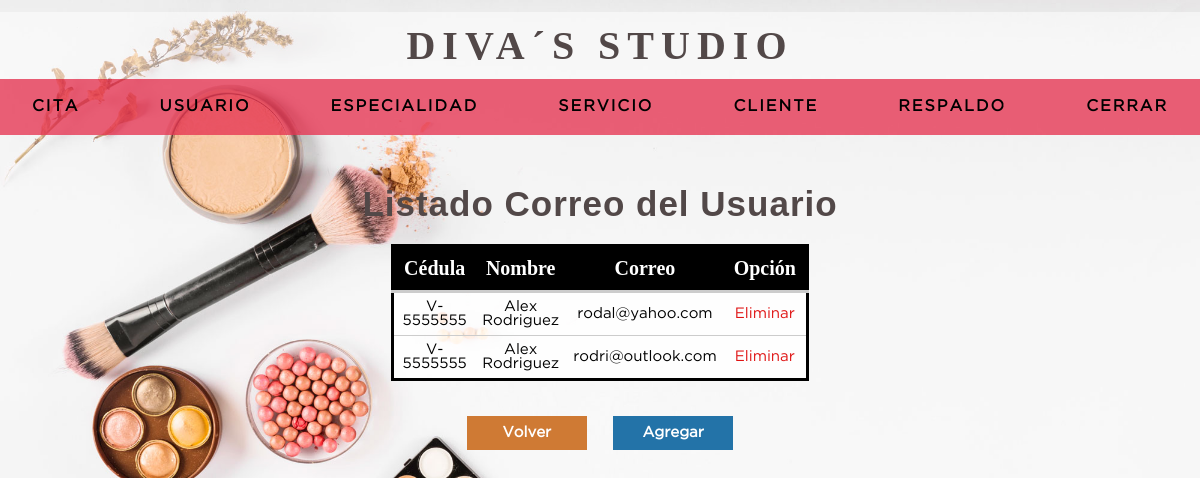
The app's page /listado-correo_usuario.php?ci=V-5555555 (signed in) with its own data.
### tables this page shows
CREATE TABLE `correo_usuario` (
  `ci_usuario` varchar(20) NOT NULL,
  `correo_usuario` varchar(50) NOT NULL,
  `iddominio` int(11) NOT NULL,
  PRIMARY KEY (`ci_usuario`,`correo_usuario`,`iddominio`) USING BTREE,
  KEY `iddominio` (`iddominio`),
  CONSTRAINT `correo_usuario_ibfk_1` FOREIGN KEY (`ci_usuario`) REFERENCES `usuario` (`ci_usuario`) ON DELETE CASCADE ON UPDATE CASCADE,
  CONSTRAINT `correo_usuario_ibfk_2` FOREIGN KEY (`iddominio`) REFERENCES `dominio` (`iddominio`) ON DELETE CASCADE ON UPDATE CASCADE
);

CREATE TABLE `usuario` (
  `ci_usuario` varchar(20) NOT NULL,
  `nombreu` varchar(50) NOT NULL,
  `apellidou` varchar(50) NOT NULL,
  `usuario` varchar(30) NOT NULL,
  `clave` varchar(50) NOT NULL,
  `codgenero` int(11) NOT NULL,
  `idrol` int(11) NOT NULL,
  `direccion` varchar(200) NOT NULL,
  `fechaingreso` timestamp NOT NULL DEFAULT current_timestamp(),
  `estatus` int(1) NOT NULL DEFAULT 1,
  PRIMARY KEY (`ci_usuario`) USING BTREE,
  KEY `idrol` (`idrol`),
  KEY `codgenero` (`codgenero`),
  CONSTRAINT `usuario-genero` FOREIGN KEY (`codgenero`) REFERENCES `genero` (`codgenero`) ON DELETE CASCADE ON UPDATE CASCADE,
  CONSTRAINT `usuario-rol` FOREIGN KEY (`idrol`) REFERENCES `rol` (`idrol`) ON DELETE CASCADE ON UPDATE CASCADE
);

CREATE TABLE `dominio` (
  `iddominio` int(11) NOT NULL AUTO_INCREMENT,
  `descripcion_dominio` varchar(20) NOT NULL,
  PRIMARY KEY (`iddominio`)
);

### listado-correo_usuario.php (the view, shortened to what this page needs)
<?php
	if( empty($_REQUEST['ci']) ){
		header('location:listado_usuario.php');
	}else{
		$ci_usuario = $_REQUEST['ci'];
?>
<HTML>
	<HEAD>
		<?php include "includes/scripts.php";?>
	</HEAD>
	<BODY>
	<?php include "includes/headeruser.php";?>
		<section class="container" >
			<h2 class="htabla">Listado Correo del Usuario</h2>
			<table class="service">
			<thead>
				<tr>
					<th>Cédula</th>
					<th>Nombre</th>
					<th>Correo</th>
					<th>Opción</th>
				</tr>
			</thead>
			<?php
			require 'includes/conexion.php';
				$sql =mysqli_query($conexion, "SELECT co.ci_usuario, u.nombreu, u.apellidou, co.correo_usuario, dom.descripcion_dominio, co.iddominio
												FROM correo_usuario co
												INNER JOIN dominio dom ON co.iddominio = dom.iddominio
												INNER JOIN usuario u     ON co.ci_usuario = u.ci_usuario
												WHERE co.ci_usuario = '$ci_usuario'");
			$result_telefono=mysqli_num_rows($sql);
			if($result_telefono>0){
				while ($mostrar = mysqli_fetch_array($sql)){
				$ci_usuario=$mostrar['ci_usuario'];
				$nombreu=$mostrar['nombreu'];
				$apellidou=$mostrar['apellidou'];
				$correo_usuario=$mostrar['correo_usuario'];
				$descripcion_dominio=$mostrar['descripcion_dominio'];
				$iddominio=$mostrar['iddominio'];
			?>
				<form method="POST" action="">
					<tr>
						<td><?php echo $ci_usuario?></td>
						<td><?php echo $nombreu . ' ' . $apellidou?></td>
						<td><?php echo $correo_usuario; echo $descripcion_dominio?></td>
						<td><a class="delete" href="eliminar-correo_usuario.php?ci=<?php echo $ci_usuario?>&correo=<?php echo $correo_usuario?>&dominio=<?php echo $iddominio?>">Eliminar</a></td>
					</tr>
				</form>
			<?php
				}
			}
	}
			?>
			</table>
			<a href="listado_usuario.php" class="btn_cancel volver"> Volver</a>
			<a class="btn_cancel" href="agregar-correo_usuario.php?ci=<?php echo $ci_usuario?>">Agregar</a>
		</section>
	</BODY>
</HTML>

### css/style.css (style rules this page uses)
* { margin: 0; padding: 0; box-sizing: border-box; }
body { background-image: url('../imagen/bg-2.jpg'); background-position:center; background-repeat: no-repeat; background-size:cover; background-attachment:fixed; }
h1, h2, h3, h4, h5, h6 { font-family: 'arial'; font-weight: bold; letter-spacing: 1px; }
h2 { font-size: 20px; }
a { text-decoration: none; }
.container { padding: 10rem 15px 15px; }
.container h2 { color: rgb(82, 72, 72); margin:12px 0 10px 0; font-size: 35px; text-align: center; }
form { margin: auto; padding: 20px 50px; background-color: rgba(255, 255, 255, 0.9); border-radius:2px; border:3px solid #dedede; }
.btn_cancel, .btn_ok { width:120px; background: #E53939; color:#ffffff; display:inline-block; border:0; padding:10px; margin: 15px 10px; font-size: 15px; font-family: 'GothamBook'; font-weight:bold; cursor: pointer; }
.btn_cancel { background: #2373a8; }
.volver { background: #CF7A34; }
.htabla { font-size: 35px; font-weight: bold; font-weight: 700; }
.container { color: rgb(82, 72, 72); margin:12px 0 10px 0; font-size: 25px; text-align: center; }
table { background: rgba(255, 255, 255, 0.8); border: solid 3px #000; margin: 20px auto; width: 97%; border-collapse:collapse; }
.service { width: 35%; }
th { padding:10px; font-weight:bold; border-bottom:solid 3px #ccc; font-size: 20px; background: black; color:white; }
td { padding:7px; text-align: center; border-bottom:solid 1px #ccc; font-family: 'GothamBook'; font-size: 15px; }
.delete { color: #df1313; }

### records on screen
correo_usuario: ci_usuario "V-5555555", ci_usuario.nombreu "Alex", ci_usuario.apellidou "Rodriguez", correo_usuario "rodal", iddominio.descripcion_dominio "@yahoo.com"
correo_usuario: ci_usuario "V-5555555", ci_usuario.nombreu "Alex", ci_usuario.apellidou "Rodriguez", correo_usuario "rodri", iddominio.descripcion_dominio "@outlook.com"
